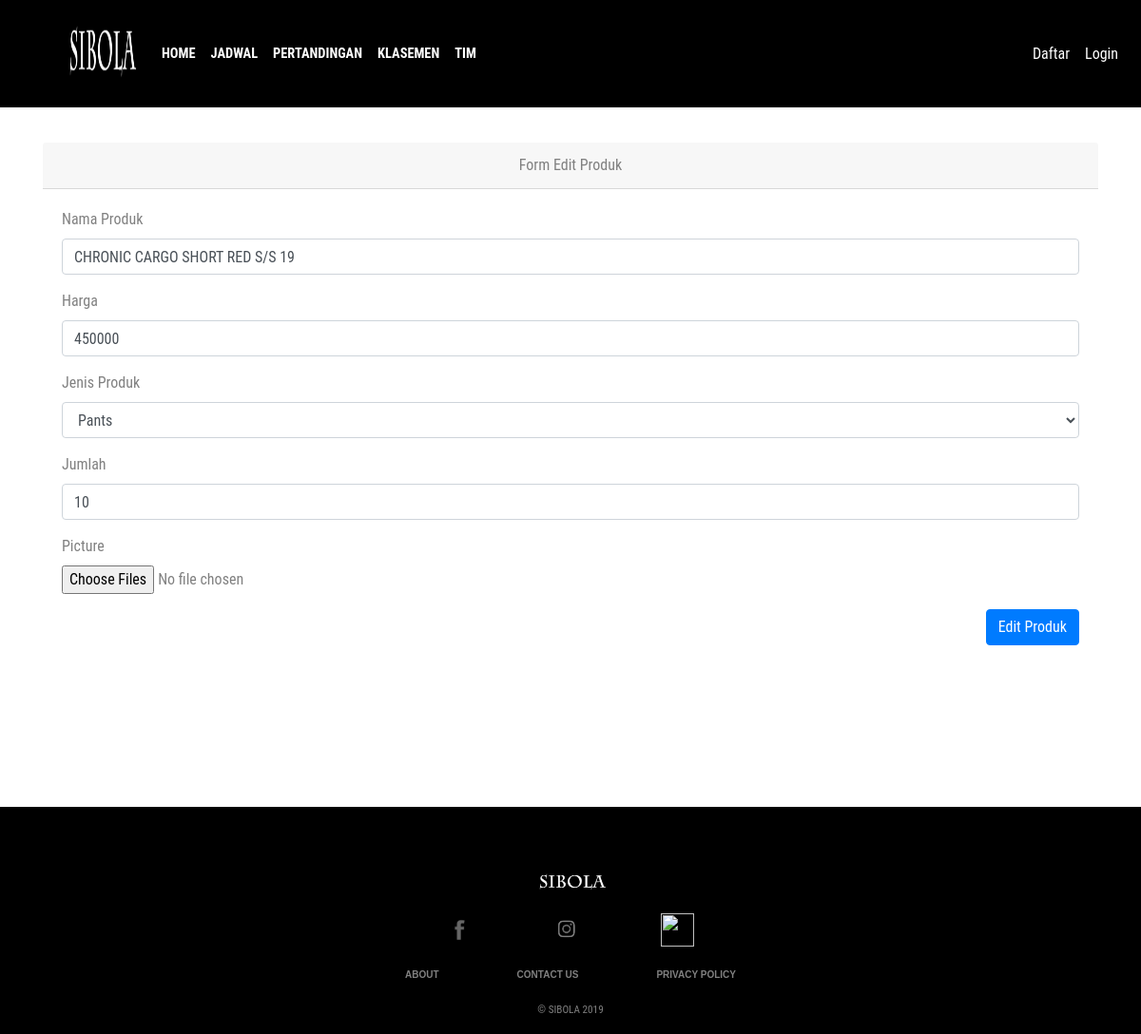
The app's page /produk/edit/26 with its own data.
### tables this page shows
CREATE TABLE `produk` (
  `id` int(5) NOT NULL,
  `nama` varchar(100) NOT NULL,
  `harga` double NOT NULL,
  `jenis` varchar(10) NOT NULL,
  `jumlah` int(5) NOT NULL,
  `img` varchar(100) NOT NULL,
  `img2` varchar(100) NOT NULL
);

### application/controllers/Produk.php (called while the page is built, shortened)
<?php
class Produk extends CI_Controller
{
    public function __construct()
    {
        $this->load->model("Produk_model");
        $this->load->library('form_validation');
    }
    public function edit($id = null)
    {
        $data['judul'] = 'Edit Produk';
        $produk = $this->Produk_model;
        $data["produk"] = $produk->getById($id);
        $this->load->view('templates/Navbar', $data);
        $this->load->view("admin/edit",$data);
        $this->load->view('templates/footer');
    }
}

### index.php (called while the page is built, shortened)
<?php
require_once BASEPATH.'core/CodeIgniter.php';

### application/models/Produk_model.php (called while the page is built, shortened)
<?php defined('BASEPATH') OR exit('No direct script access allowed');
class Produk_model extends CI_Model
{
    private $_table = "produk";
    public function getById($id)
    {
        return $this->db->get_where($this->_table, ["id" => $id])->row();
    }
}

### application/views/admin/edit.php (the view, shortened to what this page needs)
<div class="container" style="margin-top: 150px; margin-bottom: 150px;">
    <div class="row mt-3">
        <div class="col">
            <div class="card">
                <div class="card-header text-center">
                    Form Edit Produk
                </div>
                <div class="card-body">
                    <form action="<?php base_url('Produk/add') ?>" method="post" enctype="multipart/form-data">
                        <div class="form-group">
                            <label for="nama">Nama Produk</label>
                            <input type="text" class="form-control" id="nama" name="nama" value="<?php echo $produk->nama ?>">
                        </div>
                        <div class="form-group">
                            <label for="harga">Harga</label>
                            <input type="text" class="form-control" id="harga" name="harga" value="<?php echo $produk->harga ?>">
                        </div>
                        <div class="form-group">
                            <label for="jenis">Jenis Produk</label>
                            <select class="form-control" id="jenis" name="jenis" value="<?php echo $produk->jenis ?>">
                                <option value="Pants">Pants</option>
                            </select>
                        </div>
                        <div class="form-group">
                            <label for="jumlah">Jumlah</label>
                            <input type="text" class="form-control" id="jumlah" name="jumlah" value="<?php echo $produk->jumlah ?>">
                        </div>
                        <div class="form-group">
                            <label for="img">Picture</label><br>
                            <input type="file" name="userfile[]" multiple="multiple" size="20" required>
                        </div>
                        <button type="submit" name="edit" class="btn btn-primary float-right">Edit Produk</button>
                    </form>
                </div>
            </div>
        </div>
    </div>
</div>

### assets/css/main.css (style rules this page uses)
body { width:100%; height:100%; font-family: 'Roboto Condensed', sans-serif; color: grey; }

### application/views/templates/Navbar.php (style rules this page uses)
.card { border: none; }

### records on screen
produk: nama "CHRONIC CARGO SHORT RED S/S 19", harga "450000", jenis "Pants", jumlah "10"
